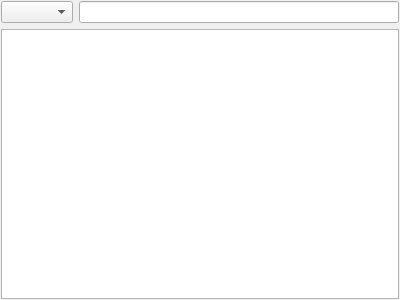
<?xml version="1.0" encoding="UTF-8"?>
<ui version="4.0">
 <class>SearchWidget</class>
 <widget class="QWidget" name="SearchWidget">
  <property name="geometry">
   <rect>
    <x>0</x>
    <y>0</y>
    <width>400</width>
    <height>300</height>
   </rect>
  </property>
  <property name="windowTitle">
   <string/>
  </property>
  <layout class="QVBoxLayout" name="verticalLayout">
   <property name="margin">
    <number>1</number>
   </property>
   <item>
    <layout class="QHBoxLayout" name="horizontalLayout">
     <item>
      <widget class="QComboBox" name="AccountBox_"/>
     </item>
     <item>
      <widget class="QLineEdit" name="Server_"/>
     </item>
    </layout>
   </item>
   <item>
    <widget class="QTreeView" name="ResultsTree_"/>
   </item>
  </layout>
 </widget>
 <resources/>
 <connections/>
</ui>
